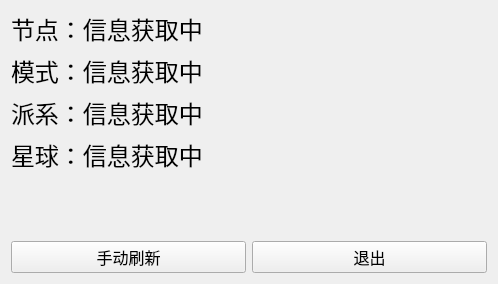
<?xml version="1.0" encoding="UTF-8"?>
<ui version="4.0">
 <class>MainWindow</class>
 <widget class="QWidget" name="MainWindow">
  <property name="geometry">
   <rect>
    <x>0</x>
    <y>0</y>
    <width>498</width>
    <height>284</height>
   </rect>
  </property>
  <property name="windowTitle">
   <string>MainWindow</string>
  </property>
  <layout class="QVBoxLayout" name="verticalLayout">
   <item>
    <widget class="QLabel" name="label_node">
     <property name="font">
      <font>
       <family>宋体</family>
       <pointsize>18</pointsize>
      </font>
     </property>
     <property name="text">
      <string>节点：信息获取中</string>
     </property>
    </widget>
   </item>
   <item>
    <widget class="QLabel" name="label_mode">
     <property name="font">
      <font>
       <family>宋体</family>
       <pointsize>18</pointsize>
      </font>
     </property>
     <property name="text">
      <string>模式：信息获取中</string>
     </property>
    </widget>
   </item>
   <item>
    <widget class="QLabel" name="label_enemy">
     <property name="font">
      <font>
       <family>宋体</family>
       <pointsize>18</pointsize>
      </font>
     </property>
     <property name="text">
      <string>派系：信息获取中</string>
     </property>
    </widget>
   </item>
   <item>
    <widget class="QLabel" name="label_planet">
     <property name="font">
      <font>
       <family>宋体</family>
       <pointsize>18</pointsize>
      </font>
     </property>
     <property name="text">
      <string>星球：信息获取中</string>
     </property>
    </widget>
   </item>
   <item>
    <spacer name="verticalSpacer">
     <property name="orientation">
      <enum>Qt::Vertical</enum>
     </property>
     <property name="sizeHint" stdset="0">
      <size>
       <width>20</width>
       <height>40</height>
      </size>
     </property>
    </spacer>
   </item>
   <item>
    <layout class="QHBoxLayout" name="horizontalLayout">
     <item>
      <widget class="QPushButton" name="pushButton_refresh">
       <property name="font">
        <font>
         <family>宋体</family>
         <pointsize>12</pointsize>
        </font>
       </property>
       <property name="text">
        <string>手动刷新</string>
       </property>
      </widget>
     </item>
     <item>
      <widget class="QPushButton" name="pushButton_exit">
       <property name="font">
        <font>
         <family>宋体</family>
         <pointsize>12</pointsize>
        </font>
       </property>
       <property name="text">
        <string>退出</string>
       </property>
      </widget>
     </item>
    </layout>
   </item>
  </layout>
 </widget>
 <resources/>
 <connections/>
</ui>
